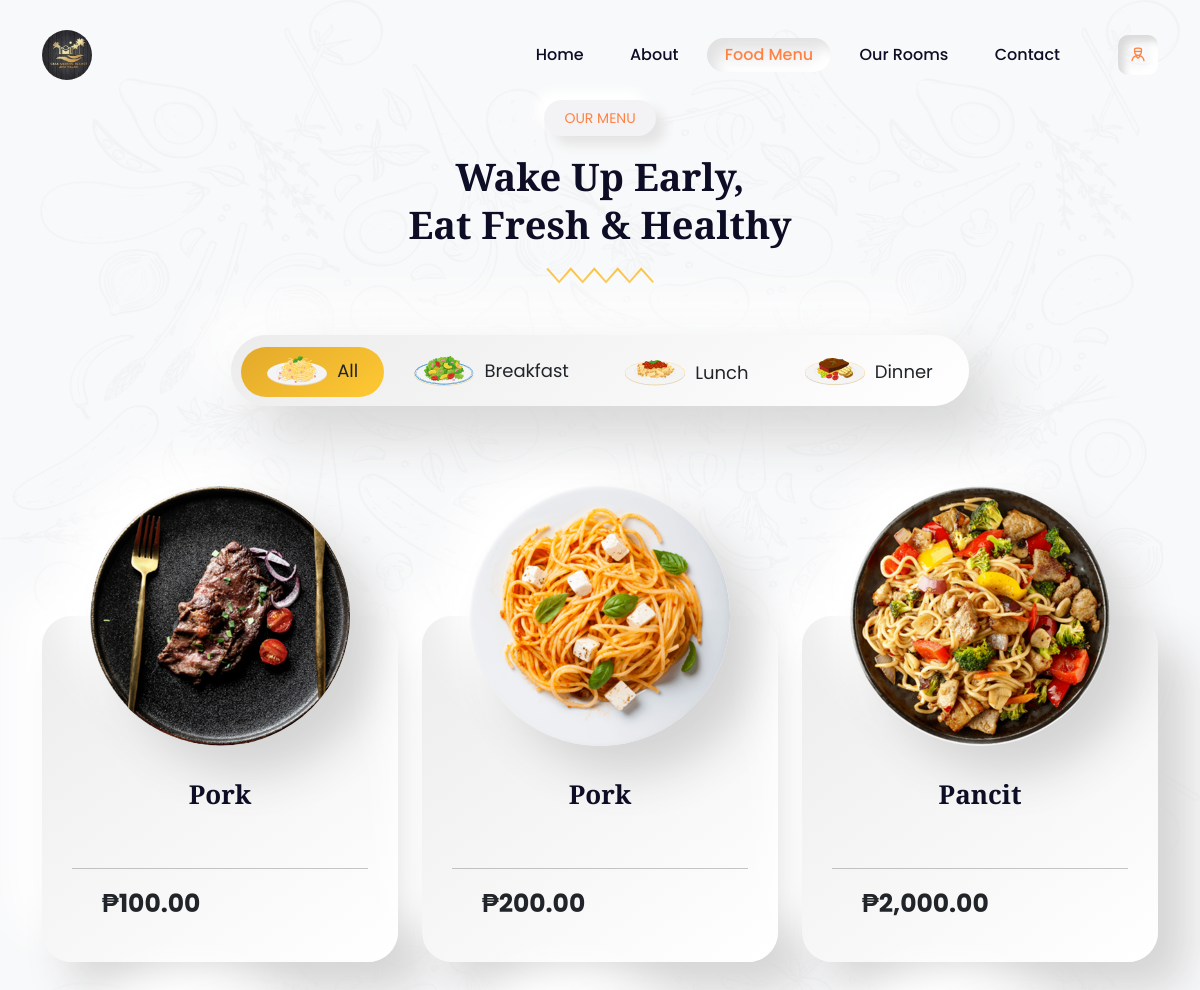
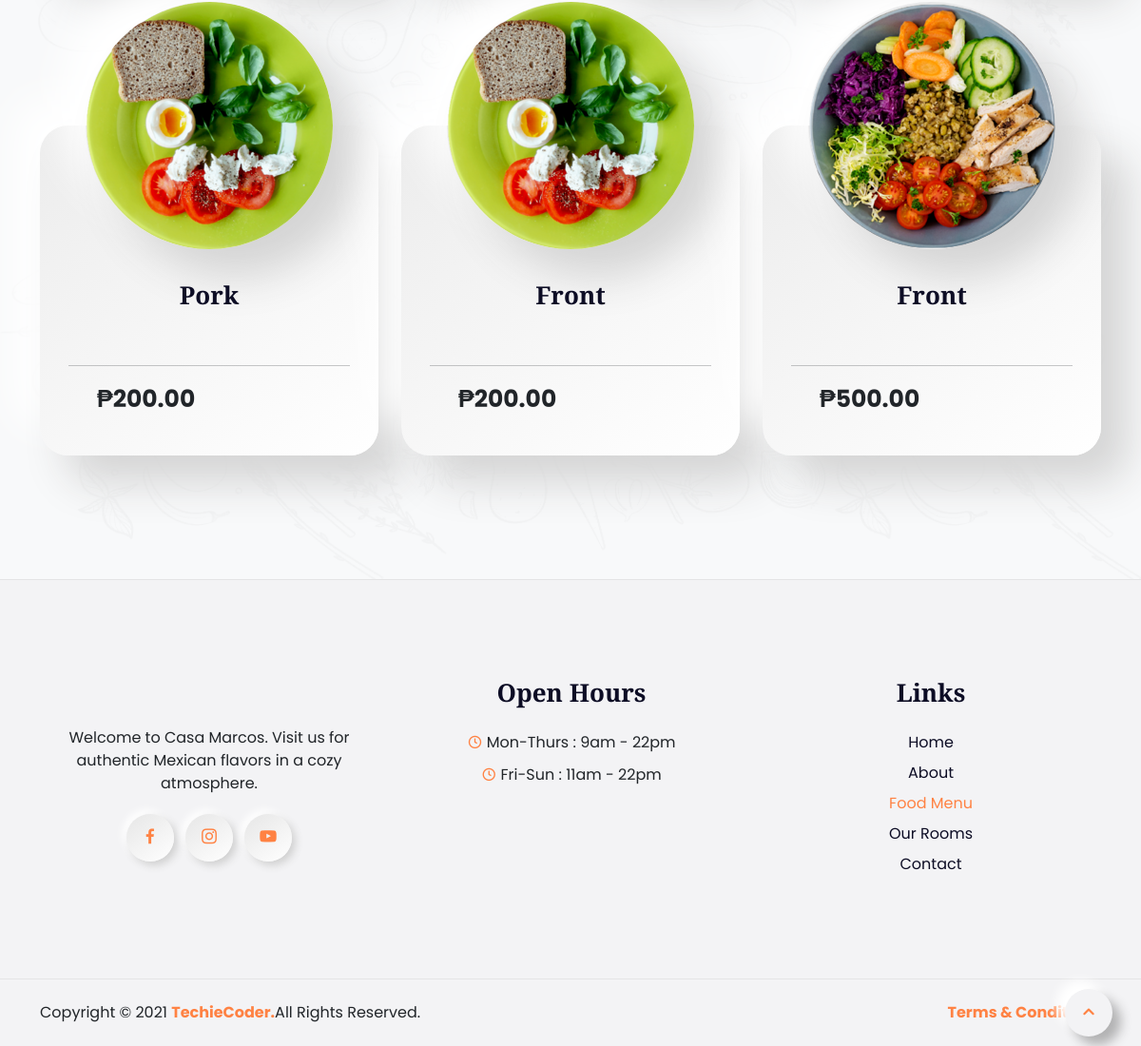
/pages/menu.php, run on the app's committed database (2 pictures, top to bottom).
### tables this page shows
CREATE TABLE `image_tb` (
  `image_id` int(11) NOT NULL,
  `image_name` varchar(50) NOT NULL,
  `image_img` varchar(50) NOT NULL,
  `image_description` varchar(500) NOT NULL,
  `image_price` varchar(50) NOT NULL
);

### pages/menu.php (called while the page is built, shortened)
<?php
	$page_info['page'] = 'menu';
	$page_info['sub_page'] = isset($_GET['sub_page'])? $_GET['sub_page'] : 'menu';
	try {
		new menu($page_info);
	}catch (Throwable $e){
		echo '<h1>ERROR 404</h1>';
		echo $e->getMessage();
	}
	class menu{
		function __construct($page_info){
			$this->{$page_info['sub_page']}();
		}
		function menu(){
			include '../views/menu.php';
		}
	}
?>

### model/server.php (called while the page is built, shortened)
<?php
class Connector {
    private $host = 'localhost';
    private $db_name = 'resort_db';
    private $username = 'root';
    private $password = '';
    private $conn;
    public function __construct() {
        try {
            $this->conn = new PDO(
                "mysql:host={$this->host};dbname={$this->db_name}",
                $this->username,
                $this->password
            );
            $this->conn->setAttribute(PDO::ATTR_ERRMODE, PDO::ERRMODE_EXCEPTION);
        } catch(PDOException $e) {
            echo "Connection Error: " . $e->getMessage();
        }
    }
    public function getConnection() {
        return $this->conn;
    }
}

### views/menu.php (the view, shortened to what this page needs)
<?php
require_once '../model/server.php';
$connector = new Connector();
$sql = "SELECT * FROM image_tb";
$stmt = $connector->getConnection()->prepare($sql);
$stmt->execute();
$breakfast = $stmt->fetchAll(PDO::FETCH_ASSOC);
include 'nav/header.php';
?>
            <section style="background-image: url(../assets/images/menu-bg.png);"
                class="our-menu section bg-light repeat-img" id="menu">
                <div class="sec-wp">
                    <div class="container">
                        <div class="row">
                            <div class="col-lg-12">
                                <div class="sec-title text-center mb-5">
                                    <p class="sec-sub-title mb-3">our menu</p>
                                    <h2 class="h2-title">wake up early, <span>eat fresh & healthy</span></h2>
                                    <div class="sec-title-shape mb-4">
                                        <img src="../assets/images/title-shape.svg" alt="">
                                    </div>
                                </div>
                            </div>
                        </div>
                        <div class="menu-tab-wp">
                            <div class="row">
                                <div class="col-lg-12 m-auto">
                                    <div class="menu-tab text-center">
                                        <ul class="filters">
                                            <li class="filter" data-filter=".all, .breakfast, .lunch, .dinner">
                                                <img src="../assets/images/menu-1.png" alt="">
                                                All
                                            </li>
                                            <li class="filter" data-filter=".breakfast">
                                                <img src="../assets/images/menu-2.png" alt="">
                                                Breakfast
                                            </li>
                                            <li class="filter" data-filter=".lunch">
                                                <img src="../assets/images/menu-3.png" alt="">
                                                Lunch
                                            </li>
                                            <li class="filter" data-filter=".dinner">
                                                <img src="../assets/images/menu-4.png" alt="">
                                                Dinner
                                            </li>
                                        </ul>
                                    </div>
                                </div>
                            </div>
                        </div>
                        <div class="menu-list-row">
                            <div class="row g-xxl-5 bydefault_show" id="menu-dish">
                                <div class="col-lg-4 col-sm-6 dish-box-wp breakfast" data-cat="breakfast">
                                    <div class="dish-box text-center">
                                        <?php
                                            if($breakfast && count($breakfast) > 0):
                                                $menu = $breakfast[0];
                                        ?>
                                            <div class="dist-img">
                                                <img src="../images/<?php echo $menu['image_img']?>" alt="">
                                            </div>
                                            <div class="dish-title">
                                                <h3 class="h3-title"><?php echo $menu['image_name']?></h3>
                                            </div>
                                            <hr>
                                            <div class="dist-bottom-row">
                                                <ul>
                                                    <li>
                                                        <b>₱<?php echo number_format($menu['image_price'] , 2)?></b>
                                                    </li>
                                                </ul>
                                            </div>
                                        <?php endif; ?>
                                    </div>
                                </div>
                                <div class="col-lg-4 col-sm-6 dish-box-wp breakfast" data-cat="breakfast">
                                    <div class="dish-box text-center">
                                        <?php
                                            if($breakfast && count($breakfast) > 1):
                                                $menu = $breakfast[1];
                                        ?>
                                            <div class="dist-img">
                                                <img src="../images/<?php echo $menu['image_img']?>" alt="">
                                            </div>
                                            <div class="dish-title">
                                                <h3 class="h3-title"><?php echo $menu['image_name']?></h3>
                                            </div>
                                            <hr>
                                            <div class="dist-bottom-row">
                                                <ul>
                                                    <li>
                                                      <b>₱<?php echo number_format($menu['image_price'] , 2)?></b>
                                                    </li>
                                                </ul>
                                            </div>
                                        <?php endif; ?>
                                    </div>
                                </div>
                                <div class="col-lg-4 col-sm-6 dish-box-wp lunch" data-cat="lunch">
                                    <div class="dish-box text-center">
                                        <?php
                                            if($breakfast && count($breakfast) > 2):
                                                $menu = $breakfast[2];
                                        ?>
                                            <div class="dist-img">
                                                <img src="../images/<?php echo $menu['image_img']?>" alt="">
                                            </div>
                                            <div class="dish-title">
                                                <h3 class="h3-title"><?php echo $menu['image_name']?></h3>
                                            </div>
                                            <hr>
                                            <div class="dist-bottom-row">
                                                <ul>
                                                    <li>
                                                      <b>₱<?php echo number_format($menu['image_price'] , 2)?></b>
                                                    </li>
                                                </ul>
                                            </div>
                                        <?php endif; ?>
                                    </div>
                                </div>
                                <div class="col-lg-4 col-sm-6 dish-box-wp lunch" data-cat="lunch">
                                    <div class="dish-box text-center">
                                        <?php
                                            if($breakfast && count($breakfast) > 3):
                                                $menu = $breakfast[3];
                                        ?>
                                            <div class="dist-img">
                                                <img src="../images/<?php echo $menu['image_img']?>" alt="">
                                            </div>
                                            <div class="dish-title">
                                                <h3 class="h3-title"><?php echo $menu['image_name']?></h3>
                                            </div>
                                            <hr>
                                            <div class="dist-bottom-row">
                                                <ul>
                                                    <li>
                                                       <b>₱<?php echo number_format($menu['image_price'] , 2)?></b>
                                                    </li>
                                                </ul>
                                            </div>
                                        <?php endif; ?>
                                    </div>
                                </div>
                                <div class="col-lg-4 col-sm-6 dish-box-wp dinner" data-cat="dinner">
                                    <div class="dish-box text-center">
                                        <?php
                                            if($breakfast && count($breakfast) > 4):
                                                $menu = $breakfast[4];
                                        ?>
                                            <div class="dist-img">
                                                <img src="../images/<?php echo $menu['image_img']?>" alt="">
                                            </div>
                                            <div class="dish-title">
                                                <h3 class="h3-title"><?php echo $menu['image_name']?></h3>
                                            </div>
                                            <hr>
                                            <div class="dist-bottom-row">
                                                <ul>
                                                    <li>
                                                       <b>₱<?php echo number_format($menu['image_price'] , 2)?></b>
                                                    </li>
                                                </ul>
                                            </div>
                                        <?php endif; ?>
                                    </div>
                                </div>
                                <div class="col-lg-4 col-sm-6 dish-box-wp dinner" data-cat="dinner">
                                    <div class="dish-box text-center">
                                        <?php
                                            if($breakfast && count($breakfast) > 5):
                                                $menu = $breakfast[5];
                                        ?>
                                            <div class="dist-img">
                                                <img src="../images/<?php echo $menu['image_img']?>" alt="">
                                            </div>
                                            <div class="dish-title">
                                                <h3 class="h3-title"><?php echo $menu['image_name']?></h3>
                                            </div>
                                            <hr>
                                            <div class="dist-bottom-row">
                                                <ul>
                                                    <li>
                                                       <b>₱<?php echo number_format($menu['image_price'] , 2)?></b>
                                                    </li>
                                                </ul>
                                            </div>
                                        <?php endif; ?>
                                    </div>
                                </div>
                            </div>
                        </div>
                    </div>
                </div>
            </section>
<?php include 'nav/footer.php'; ?>

### assets/css/style.css (style rules this page uses)
body { font-family: 'Poppins', sans-serif; text-rendering: optimizeLegibility !important; background: #f3f3f5; }
body, html { overflow-x: hidden; }
img { max-width: 100%; }
ul { list-style: none; margin: 0; padding: 0; }
* { -webkit-tap-highlight-color: transparent; }
.sec-wp { position: relative; z-index: 4; }
h1, h2, h3, h4, h5, h6 { color: #0d0d25; font-family: 'Playfair Display', serif; font-weight: 900; }
p { font-size: 16px; line-height: 30px; }
.section { padding-top: 100px; padding-bottom: 100px; position: relative; }
.sec-sub-title { text-transform: uppercase; display: inline-block; background: #f3f3f5; box-shadow: 9px 9px 12px #e4e4e4, -9px -9px 12px #ffffff; padding: 3px 20px; border-radius: 60px; color: #ff8243; font-size: 14px; }
.h2-title { font-size: 46px; line-height: 56px; margin-bottom: 15px; text-transform: capitalize; position: relative; }
.h2-title span, .h3-title span, .h4-title span, .h5-title span, .sub-title span { display: block; }
.repeat-img { background-size: contain; background-repeat: repeat; }
.menu-tab-wp { margin-bottom: 80px; }
.menu-tab ul { padding: 10px; display: inline-block; border-radius: 60px; background: linear-gradient(145deg, #ececec, #ffffff); box-shadow: 28px 28px 55px #d4d4d4, -28px -28px 55px #ffffff; position: relative; z-index: 2; }
.menu-tab ul li, .menu-tab ul .filter-active { display: inline-flex; text-transform: capitalize; font-size: 18px; line-height: normal; cursor: pointer; padding: 10px 26px; border-radius: 30px; transition: 0.3s; justify-content: center; align-items: center; }
.menu-tab ul li img { margin-right: 10px; position: relative; top: 1px; }
.menu-list-row .bydefault_show .dish-box-wp { display: inline-block !important; }
.dish-box-wp { display: none; }
.dish-box { border-radius: 30px; background: linear-gradient(145deg, #ececec, #ffffff); box-shadow: 28px 28px 45px #d4d4d4, -28px -28px 45px #ffffff; display: flow-root; padding: 0 30px 40px; padding-top: 0; margin: 130px 0 30px; transition: 0.8s cubic-bezier(0.22, 0.78, 0.45, 1.02); }
.dist-img { margin-top: -130px; margin-bottom: 30px; }
.dist-img img { box-shadow: 28px 28px 45px #d4d4d4, -28px -28px 45px #ffffff; border-radius: 50%; overflow: hidden; }
.dish-title { padding: 0 30px; }
.dish-title .h3-title { text-transform: capitalize; margin-bottom: 5px; font-family: 'Playfair Display', serif; font-weight: bold; color: #0d0d25; transition: 0.3s; min-height: 76px; display: -webkit-box; -webkit-line-clamp: 2; -webkit-box-orient: vertical; overflow: hidden; font-weight: 900; }
.dish-info ul, .dist-bottom-row ul { display: flex; justify-content: space-between; text-align: left; }
.dist-bottom-row ul li:last-child { text-align: right; }
.dish-info, .dist-bottom-row { padding: 0 30px; }
.dist-bottom-row ul li { display: flex; align-items: center; }
.dist-bottom-row ul li b { font-size: 30px; }
@media (max-width: 1399px) { .h3-title { font-size: 26px; line-height: 36px; } }
@media (max-width: 1399px) { .h2-title { font-size: 38px; line-height: 48px; } }
@media (max-width: 1399px) { .dist-bottom-row ul li b { font-size: 25px; } }

### data on the page
image_tb: image_img (picture), image_name "Pork", image_price "100.00"
image_tb: image_img (picture), image_name "Pork", image_price "200.00"
image_tb: image_img (picture), image_name "Pancit", image_price "2,000.00"
image_tb: image_img (picture), image_name "Pork", image_price "200.00"
image_tb: image_img (picture), image_name "Front", image_price "200.00"
image_tb: image_img (picture), image_name "Front", image_price "500.00"

### other printed values
$label "Home"
$label "About"
$label "Food Menu"
$label "Our Rooms"
$label "Contact"
